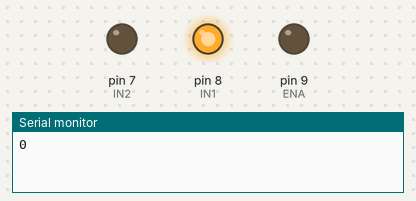
The sketch below on a simulated Arduino Uno, built with avr-gcc and run on an emulated ATmega328P. Parts: output pins drawn as LEDs (lit = HIGH), the last lines printed to the serial monitor.

Above: at 2.05 s.
At 3.95 s:
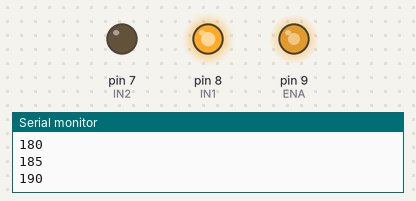
At 5.85 s:
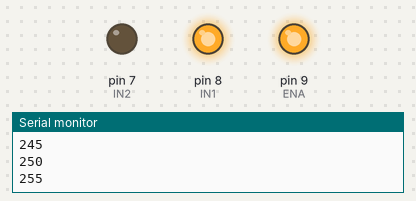
At 9.7 s:
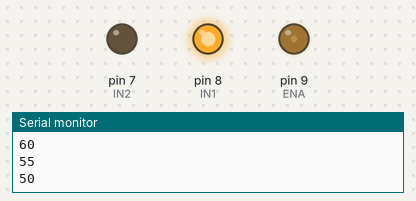
Timing chart, 0 to 14.0 s (numbered marks = the images above):
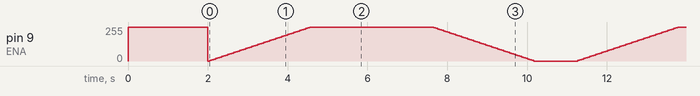

The sketch:

Source_Increasing_PWM.ino
```cpp
const int ENA = 9;
const int IN1 = 8;
const int IN2 = 7;

void setup()
{
    Serial.begin(115200);

    pinMode(ENA, OUTPUT);
    pinMode(IN1, OUTPUT);
    pinMode(IN2, OUTPUT);

    digitalWrite(IN1, HIGH);
    digitalWrite(IN2, LOW);

    analogWrite(ENA,255);
    delay(2000);
}

void loop()
{
    // Tăng tốc
    for(int pwm = 0; pwm <= 255; pwm += 5)
    {
        analogWrite(ENA,pwm);

        Serial.println(pwm);   // Gửi đúng 1 số

        delay(50);
    }

    delay(3000);

    // Giảm tốc
    for(int pwm = 255; pwm >= 0; pwm -= 5)
    {
        analogWrite(ENA,pwm);

        Serial.println(pwm);

        delay(50);
    }

    delay(1000);
}
```
